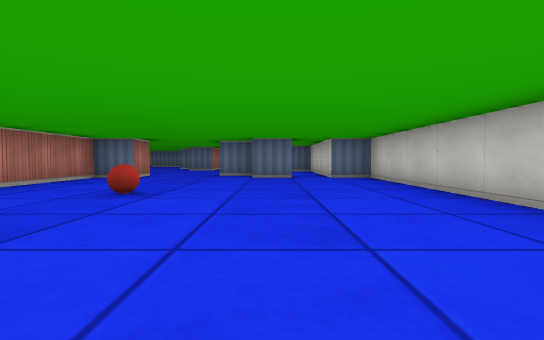
[1] (above)

21 first-person views from a walk through a cub3D ray-caster map. The camera is about half as high as the walls, tilts 2° down and sees 85° across. The floor is counted in squares. Each view is taken from the middle of a square. On the plan, view 1 faces up. The plan holds only what a view shows up to about 9 squares ahead; the rest is blank. The place goes on beyond the plan.

[2]
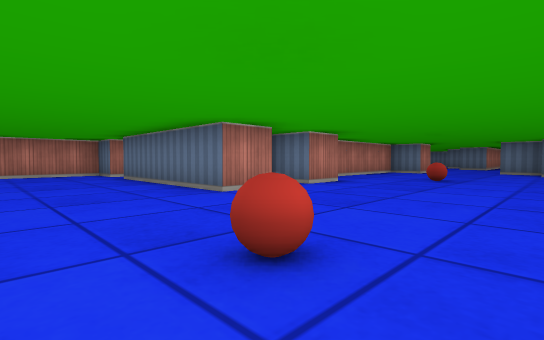

[3]
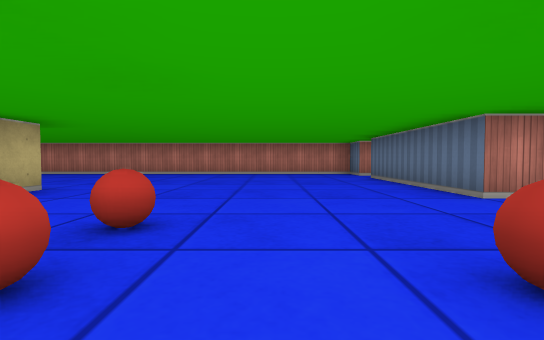

[4]
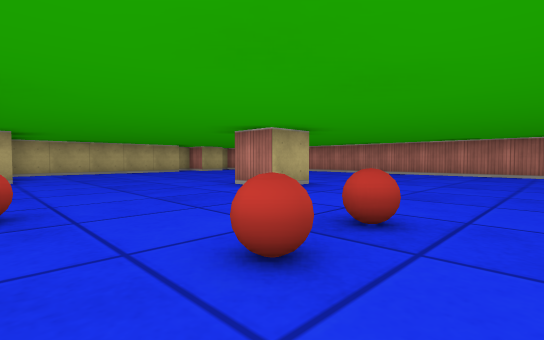

[5]
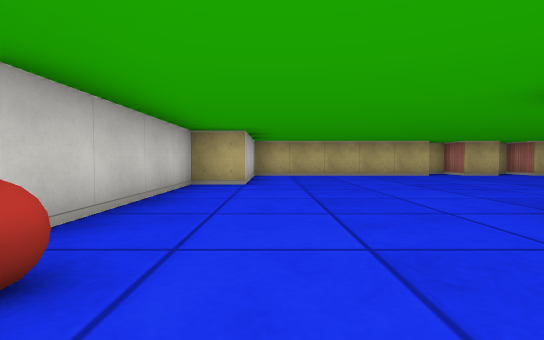

[6]
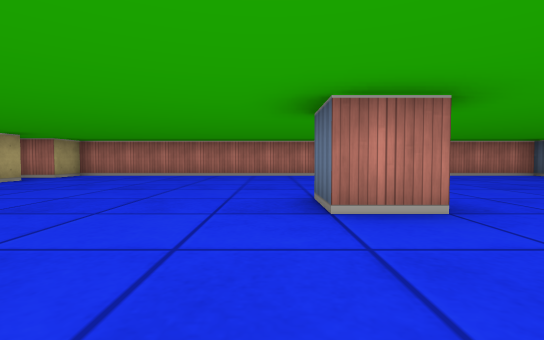

[7]
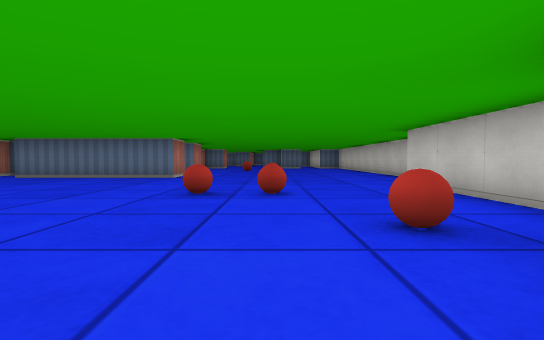

[8]
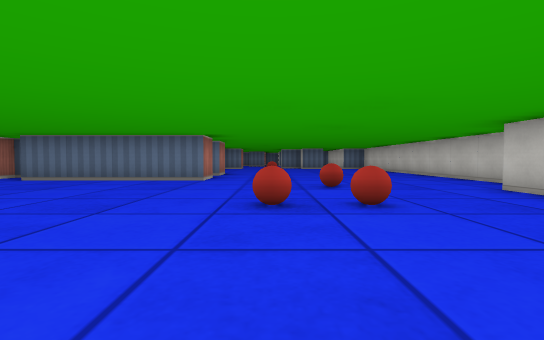

[9]
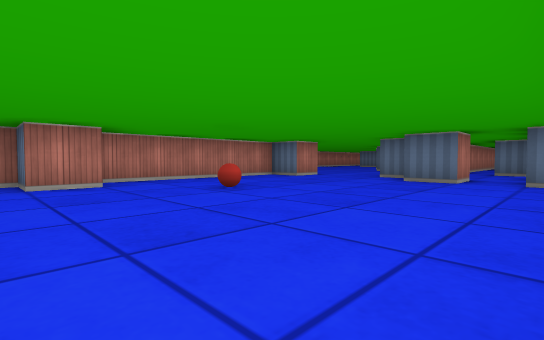

[10]
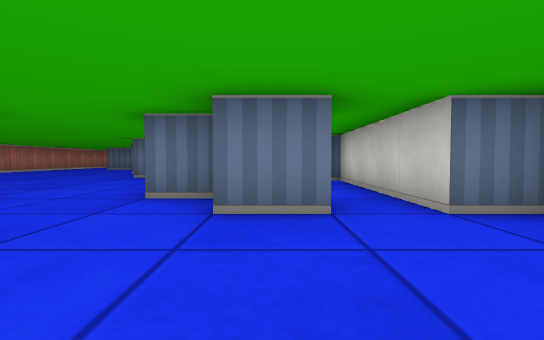

[11]
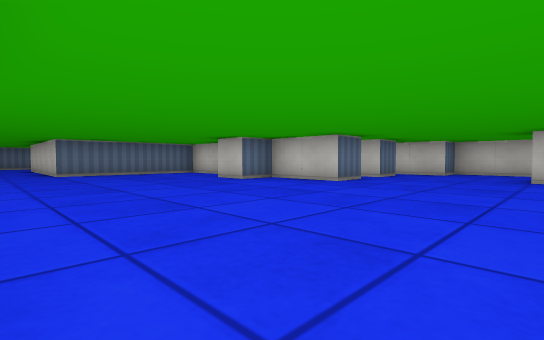

[12]
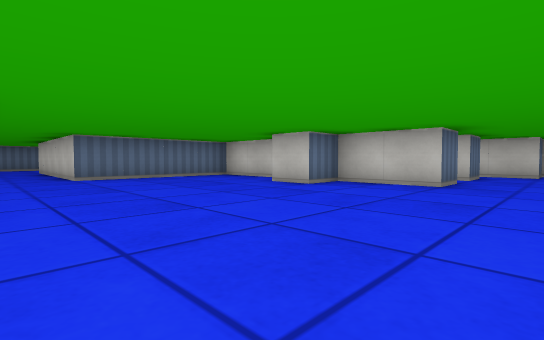

[13]
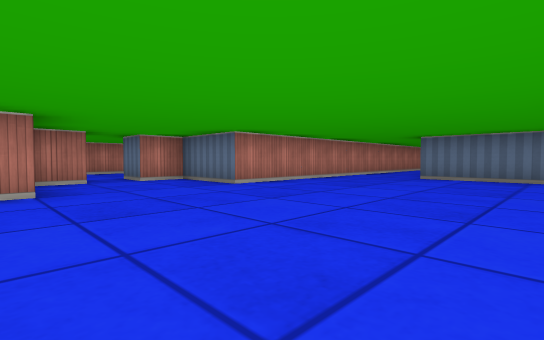

[14]
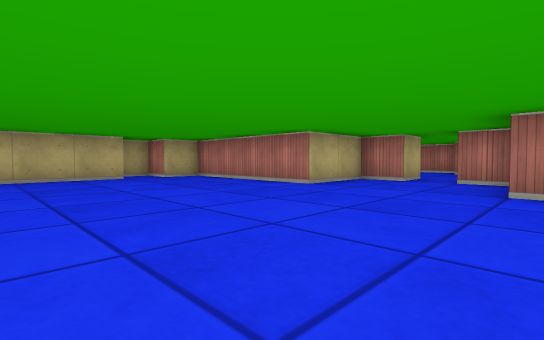

[15]
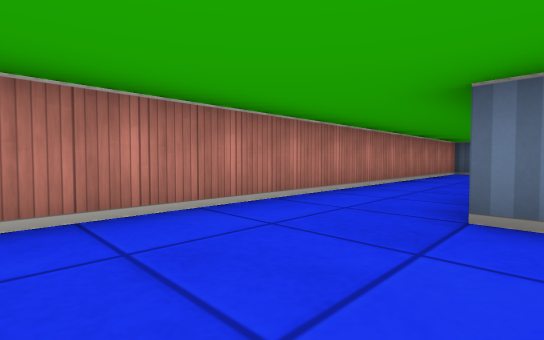

[16]
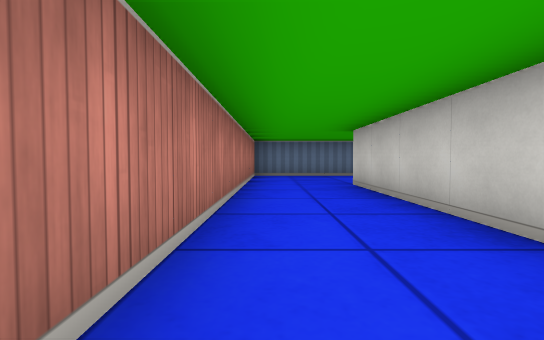

[17]
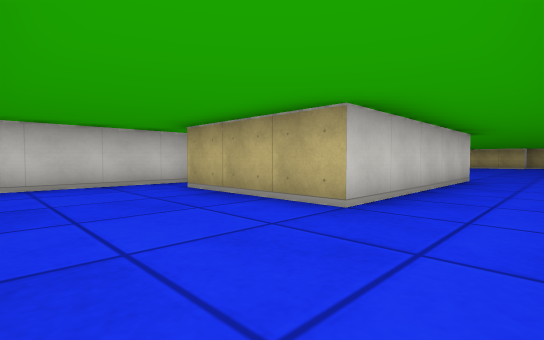

[18]
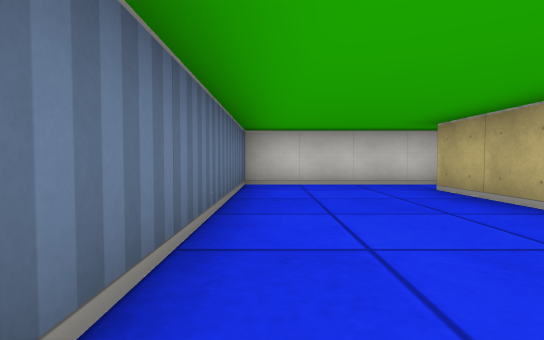

[19]
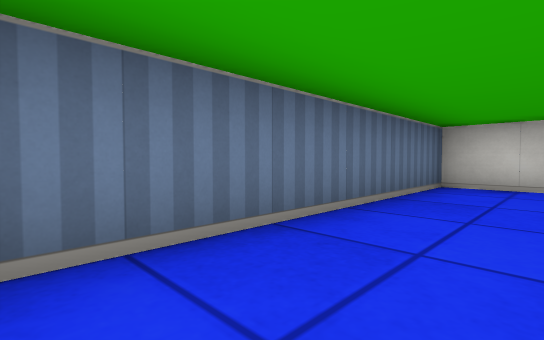

[20]
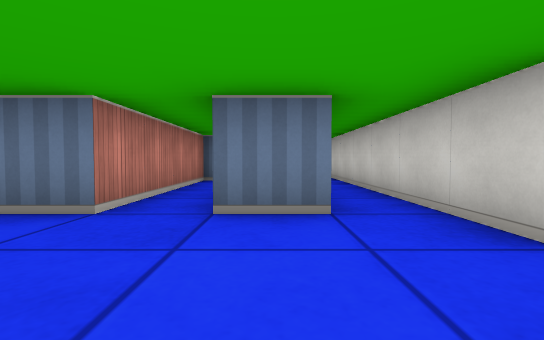

[21]
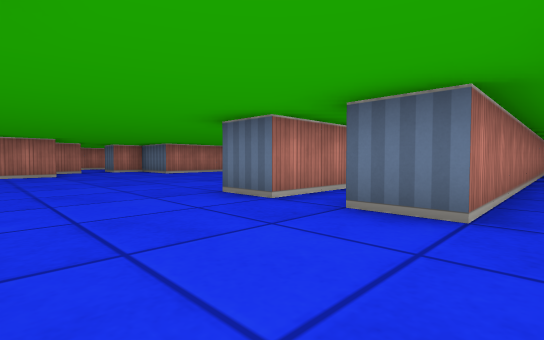

### Floor plan
Points are (right, up) in squares from view 1. A wall is a line through its corners. A room is listed if a view was taken in it or the views show most of it. See-through windows are left out.
Room 1 (views 1, 2, 3, 4, 5, 6, 7, 8, 9, 10)
walls: (-4.5, -6.5) (-3.5, -6.5) (-3.5, -7.5) (-4.5, -7.5); (-3.5, 0.5) (-3.5, -0.5) (-7.5, -0.5); (1.5, -5.4) (1.5, -2.5); (2.5, -1.2) (2.5, 7.5) (1.5, 7.5); (-3.5, 2.6) (-3.5, 1.5) (-4.5, 1.5); (-8.5, 0.5) (-8.5, -0.5) (-9.5, -0.5) (-9.5, -13.5) (-8.5, -13.5) (-8.5, -14.4); (-5.6, -13.5) (-0.5, -13.5) (-0.5, -10.5) (0.5, -10.5) (0.5, -6.6); (-7.6, -13.5) (-6.5, -13.5) (-6.5, -14); (0.5, 7.5) (-0.5, 7.5); (-3.5, 8.5) (-3.5, 7.5) (-4.5, 7.5) (-4.5, 2.8); (-0.5, 8.5) (-1.5, 8.5)
ways out: opening at (-2.5, 9) to room 2; opening at (1, 8.5) to room 2
objects: ball (-2, -4); ball (-2, 4); ball (-1, -4); ball (-1, -2); ball (0, -6)
Room 2 (views 11, 12, 13, 14, 15, 16, 17, 18, 19, 20, 21)
walls: (-3.5, 16.5) (-3.5, 18.5) (-7.5, 18.5) (-7.5, 23.5) (-4.5, 23.5); (-2.5, 16.5) (-2.5, 12.5) (-3.5, 12.5) (-3.5, 14.5) (-4.5, 14.5) (-4.5, 15.5); (-0.5, 21.2) (-0.5, 12.5) (-1.5, 12.5) (-1.5, 13.1); (-3.5, 22.9) (-3.5, 26.5) (-9.5, 26.5) (-9.5, 14.5) (-11.5, 14.5) (-11.5, 13.5); (-11.5, 12.5) (-11.5, 11.5) (-9.5, 11.5) (-9.5, 7.5) (-8.5, 7.5) (-8.5, 6.5) (-7.8, 6.5); (-7.6, 7.5) (-5.2, 7.5); (0.5, 8.6) (0.5, 7.5); (1.5, 7.5) (1.5, 11.5) (0.5, 11.5) (0.5, 17.5)
ways out: opening at (-2.5, 9) to room 1; opening at (1, 8.5) to room 1; opening at (-12, 13)

Where each view was taken, in squares from view 1:
view 1: 0 up, 0 right, facing up
view 2: 3 down, 0 right, facing up-left
view 3: 3 down, 0 right, facing left
view 4: 3 down, 0 right, facing down-left
view 5: 5 down, 1 left, facing down
view 6: 8 down, 1 left, facing left
view 7: 8 down, 1 left, facing up
view 8: 7 down, 2 left, facing up
view 9: 1 up, 2 right, facing up-left
view 10: 5 up, 0 right, facing up
view 11: 9 up, 9 left, facing up-right
view 12: 11 up, 9 left, facing up-right
view 13: 11 up, 5 left, facing up-left
view 14: 15 up, 5 left, facing down-left
view 15: 16 up, 7 left, facing up-left
view 16: 18 up, 9 left, facing up
view 17: 26 up, 9 left, facing down-right
view 18: 26 up, 9 left, facing right
view 19: 25 up, 9 left, facing up-right
view 20: 10 up, 1 left, facing up
view 21: 10 up, 0 right, facing up-left
